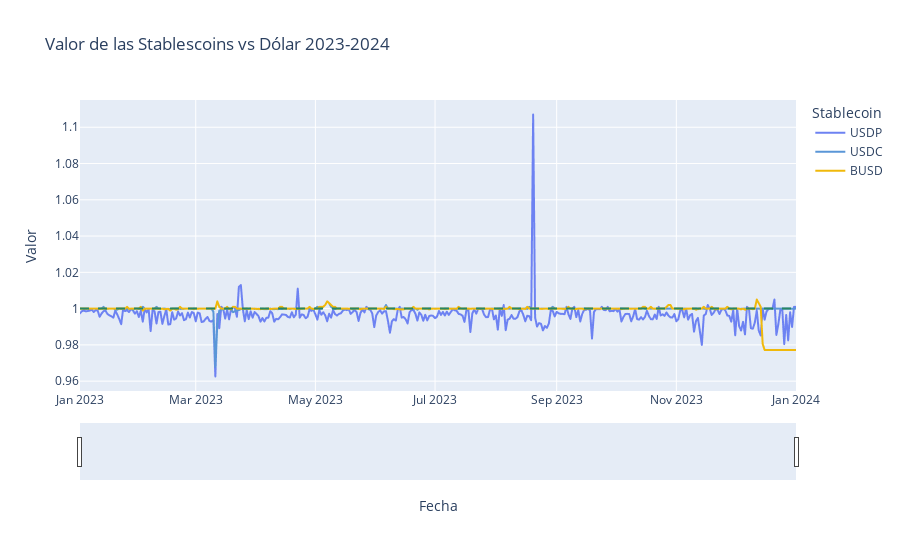

Source (notebook cell):
### Code cell
#* Creamos un gráfico de líneas para representar las stablecoins 
fig = px.line(
    x="Date",
    y=["USDP", "USDC", "BUSD"],
    data_frame=df_stablecoins,#* Extraemos los valores del dataframe
    title="Valor de las Stablescoins vs Dólar 2023-2024",
    labels={"Date": "Fecha", "value": "Valor","variable":"Stablecoin"}, #*Asociamos los nombres a cada valor del gráfico
    color_discrete_map=colors_actives #*Colores para cada línea 
)

#* Añadimos la línea horizontal en el y=1 que representa el dólar 
fig.add_hline(y=1, line_dash="dash", line_color="#278664", line_width=2)

#* Añadimos un selector de tiempo para marcar el momento temporal que nos interese
fig.update_xaxes(rangeslider_visible=True)

fig.show()

### Figure 1 — Plotly figure (JSON) as saved in the notebook; plotly's stock layout.template omitted (floating-point values rounded to 4 significant figures; data arrays with more than 128 entries replaced by an {"elided": "..."} marker saying what was removed)
{"data": [{"hovertemplate": "Stablecoin=USDP<br>Fecha=%{x}<br>Valor=%{y}<extra></extra>", "legendgroup": "USDP", "line": {"color": "#6d82f2", "dash": "solid"}, "marker": {"symbol": "circle"}, "mode": "lines", "name": "USDP", "showlegend": true, "type": "scattergl", "x": {"elided": "366 str values"}, "xaxis": "x", "y": {"elided": "366 float values"}, "yaxis": "y"}, {"hovertemplate": "Stablecoin=USDC<br>Fecha=%{x}<br>Valor=%{y}<extra></extra>", "legendgroup": "USDC", "line": {"color": "#5a96d7", "dash": "solid"}, "marker": {"symbol": "circle"}, "mode": "lines", "name": "USDC", "showlegend": true, "type": "scattergl", "x": {"elided": "366 str values"}, "xaxis": "x", "y": {"elided": "366 float values"}, "yaxis": "y"}, {"hovertemplate": "Stablecoin=BUSD<br>Fecha=%{x}<br>Valor=%{y}<extra></extra>", "legendgroup": "BUSD", "line": {"color": "#f0b90b", "dash": "solid"}, "marker": {"symbol": "circle"}, "mode": "lines", "name": "BUSD", "showlegend": true, "type": "scattergl", "x": {"elided": "366 str values"}, "xaxis": "x", "y": {"elided": "366 float values"}, "yaxis": "y"}], "layout": {"legend": {"title": {"text": "Stablecoin"}, "tracegroupgap": 0}, "shapes": [{"line": {"color": "#278664", "dash": "dash", "width": 2}, "type": "line", "x0": 0, "x1": 1, "xref": "x domain", "y0": 1, "y1": 1, "yref": "y"}], "title": {"text": "Valor de las Stablescoins vs Dólar 2023-2024"}, "xaxis": {"anchor": "y", "domain": [0, 1], "rangeslider": {"visible": true}, "title": {"text": "Fecha"}}, "yaxis": {"anchor": "x", "domain": [0, 1], "title": {"text": "Valor"}}}}
